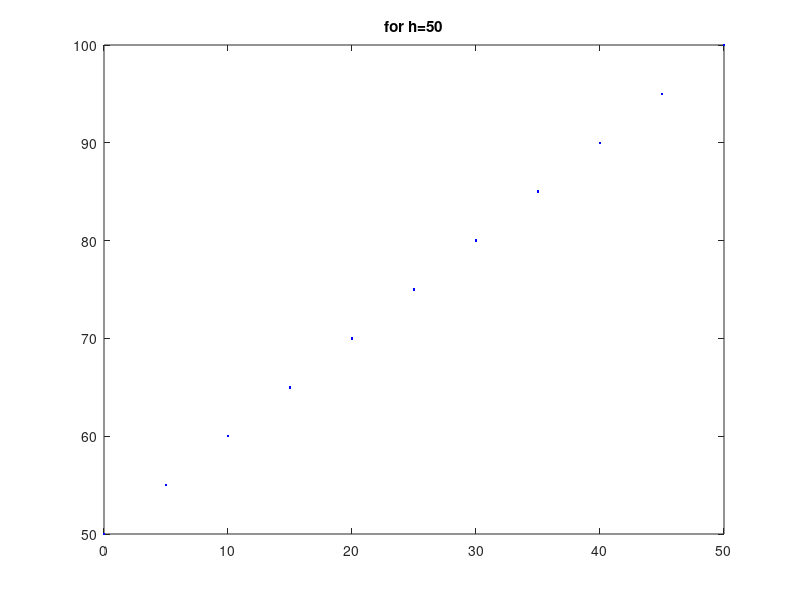
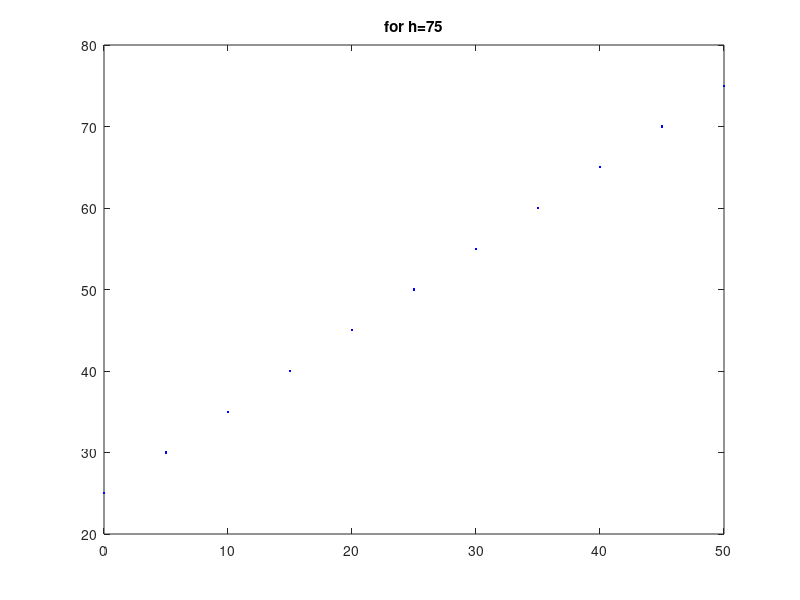
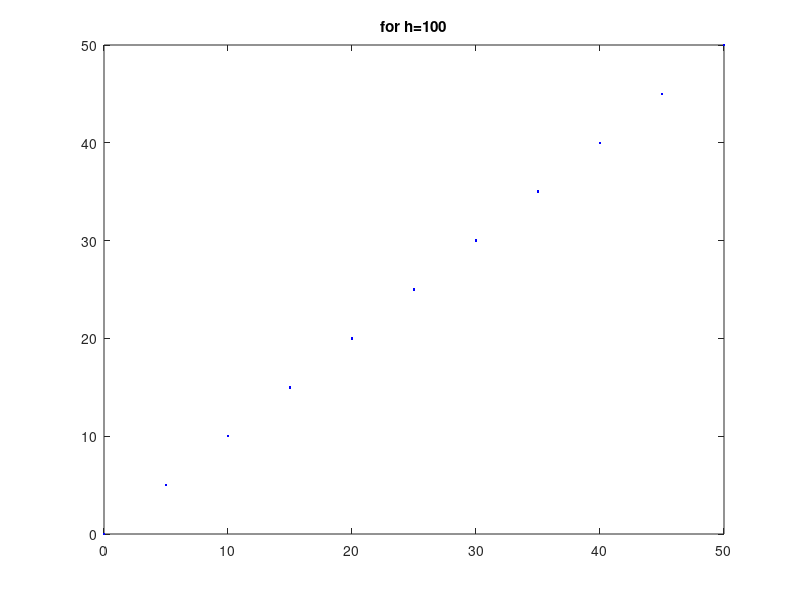

Write the MATLAB code that produced these figures, in order.
function [] = rat_score
% an attempt to make a scoring function which penalizes rat for having
% lower hitrate > 0 and higher hitrate < 100.


l=0:5:50;
h = [50 75 100];


for hidx = 1:length(h)
    currh = h(hidx);
score = l+(100-currh); %l-50/(100-currh);

figure;
k=plot(l, score,'.b');
% hold on;
% if currh ~= min(h) || currh ~= max(h)
%     set(l,'Color',rand(1,3));
% end;
title(sprintf('for h=%i',currh));
set(gcf,'Position',[100 hidx*200 200 200]);
end;
